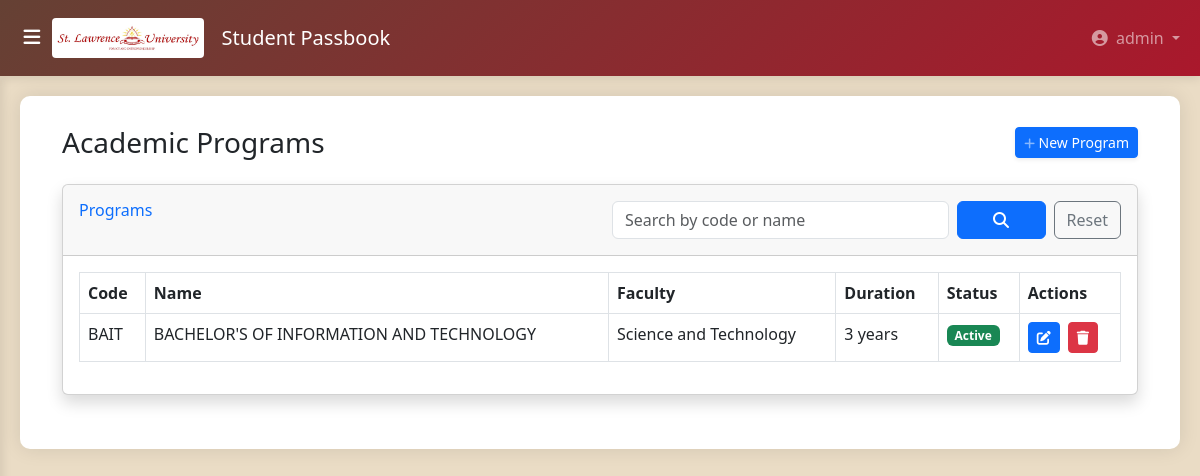
/passbook/programs/ (signed in), run on the app's committed database.
### accounts/models.py (models this page shows, shortened)
class User(AbstractUser):
    USER_TYPE_CHOICES = (
        ('sysadmin', 'System Administrator'),
        ('student', 'Student'),
        ('dean_of_students', 'Dean of Students'),
        ('finance_director', 'Finance Director'),
        ('academic_registrar', 'Academic Registrar'),
        ('head_of_department', 'Head of Department'),
        ('faculty_dean', 'Faculty Dean'),
        ('medical_officer', 'Medical Officer'),
        ('nche_officer', 'NCHE Officer'),
        ('lecturer', 'Lecturer'),  # Keep if needed
    )
    user_type = models.CharField(max_length=20, choices=USER_TYPE_CHOICES)
    phone_number = models.CharField(max_length=15, unique=True, blank=True, null=True)
    @property
    def is_sysadmin(self):
        return self.user_type == 'sysadmin'
    @property
    def is_student(self):
        return self.user_type == 'student'
    @property
    def is_dean_of_students(self):
        return self.user_type == 'dean_of_students'
    @property
    def is_finance_director(self):
        return self.user_type == 'finance_director'
    @property
    def is_academic_registrar(self):
        return self.user_type == 'academic_registrar'
    @property
    def is_head_of_department(self):
        return self.user_type == 'head_of_department'
    @property
    def is_medical_officer(self):
        return self.user_type == 'medical_officer'
    @property
    def is_nche_officer(self):
        return self.user_type == 'nche_officer'
    groups = models.ManyToManyField(
        'auth.Group',
        related_name="accounts_user_groups",
        blank=True,
    )
    user_permissions = models.ManyToManyField(
        'auth.Permission',
        related_name="accounts_user_permissions",
        blank=True,
    )

### pass_book/models.py (models this page shows, shortened)
class Program(models.Model):
    code = models.CharField(
        max_length=10,
        unique=True,
        help_text="Program code (e.g., BSCS)"
    )
    name = models.CharField(max_length=200)
    description = models.TextField(blank=True, null=True)
    duration = models.IntegerField(help_text="Duration in years")
    faculty = models.CharField(max_length=100)
    is_active = models.BooleanField(default=True)

### pass_book/views.py (the view)
# urls.py: path('programs/', views.ProgramListView.as_view(), name='program_list'),
class ProgramListView(LoginRequiredMixin, ListView):
    model = Program
    template_name = 'student_registration/program_list.html'
    context_object_name = 'programs'
    paginate_by = 25
    def get_queryset(self):
        queryset = Program.objects.all()
        search_query = self.request.GET.get('q', '').strip()
        if search_query:
            queryset = queryset.filter(
                Q(code__icontains=search_query) | Q(name__icontains=search_query)
            )
        return queryset.order_by('code')

### templates/student_registration/program_list.html (shortened to what this page needs)
{% extends 'student_registration/base.html' %}
{% load static %}
{% block content %}
<div class="container-fluid">
    <div class="d-sm-flex align-items-center justify-content-between mb-4">
        <h1 class="h3 mb-0 text-gray-800">Academic Programs</h1>
        <a href="{% url 'pass_book:program_create' %}" class="d-none d-sm-inline-block btn btn-sm btn-primary shadow-sm">
             New Program
        </a>
    </div>
    <div class="card shadow mb-4">
        <div class="card-header py-3">
            <div class="row">
                <div class="col-md-6">
                    <h6 class="m-0 font-weight-bold text-primary">Programs</h6>
                </div>
                <div class="col-md-6">
                    <form method="get" class="row g-2">
                        <div class="col-md-8">
                            <input
                                type="text"
                                name="q"
                                class="form-control"
                                placeholder="Search by code or name"
                                value="{{ request.GET.q }}"
                            >
                        </div>
                        <div class="col-md-4 d-flex">
                            <button type="submit" class="btn btn-primary me-2 w-100">
                                <i class="fas fa-search"></i>
                            </button>
                            <a href="{% url 'pass_book:program_list' %}" class="btn btn-outline-secondary d-none d-md-inline-block">
                                Reset
                            </a>
                        </div>
                    </form>
                </div>
            </div>
        </div>
        <div class="card-body">
            {% if programs %}
                <div class="table-responsive">
                    <table class="table table-bordered" id="dataTable" width="100%" cellspacing="0">
                        <thead>
                            <tr>
                                <th>Code</th>
                                <th>Name</th>
                                <th>Faculty</th>
                                <th>Duration</th>
                                <th>Status</th>
                                <th>Actions</th>
                            </tr>
                        </thead>
                        <tbody>
                            {% for program in programs %}
                                <tr>
                                    <td>{{ program.code }}</td>
                                    <td>{{ program.name }}</td>
                                    <td>{{ program.faculty }}</td>
                                    <td>{{ program.duration }} years</td>
                                    <td>
                                        {% if program.is_active %}
                                            <span class="badge bg-success">Active</span>
                                        {% else %}
                                            <span class="badge bg-secondary">Inactive</span>
                                        {% endif %}
                                    </td>
                                    <td>
                                        <div class="d-flex">
                                            <a href="{% url 'pass_book:program_update' program.pk %}" class="btn btn-sm btn-primary me-2">
                                                <i class="fas fa-edit"></i>
                                            </a>
                                            <a href="{% url 'pass_book:program_delete' program.pk %}" class="btn btn-sm btn-danger">
                                                <i class="fas fa-trash"></i>
                                            </a>
                                        </div>
                                    </td>
                                </tr>
                            {% endfor %}
                        </tbody>
                    </table>
                </div>
            {% else %}
                <div class="alert alert-info">
                    No programs found. <a href="{% url 'pass_book:program_create' %}">Create a new program</a>.
                </div>
            {% endif %}
        </div>
    </div>
</div>
{% endblock %}

### templates/student_registration/base.html (shortened to what this page needs)
<!DOCTYPE html>
<html lang="en">
<head>
    <link href="https://cdnjs.cloudflare.com/ajax/libs/bootstrap/5.3.0/css/bootstrap.min.css" rel="stylesheet">
    <link href="https://cdnjs.cloudflare.com/ajax/libs/font-awesome/6.5.0/css/all.min.css" rel="stylesheet">
    <link href="https://cdn.jsdelivr.net/npm/bootstrap-icons@1.11.1/font/bootstrap-icons.css" rel="stylesheet">
</head>
<body>
    <nav class="navbar navbar-expand-lg navbar-dark navbar-custom">
        <div class="container-fluid">
            <button id="sidebarToggle" class="d-flex align-items-center justify-content-center">
                <i class="fas fa-bars"></i>
            </button>
           <a class="navbar-brand mx-auto mx-lg-0" href="{% url 'pass_book:dashboard' %}">
                <div class="logo-container">
                    <img alt="SLAU Logo" class="logo">
                    <span class="ms-2">Student Passbook</span>
                </div>
            </a>
            <div class="collapse navbar-collapse" id="navbarNav">
                <ul class="navbar-nav ms-auto">
                    <li class="nav-item dropdown">
                        <a class="nav-link dropdown-toggle" href="#" id="navbarDropdown" role="button" data-bs-toggle="dropdown">
                            <i class="fas fa-user-circle me-1"></i>
                            {{ user.username|default:"User" }}
                        </a>
                    </li>
                </ul>
            </div>
        </div>
    </nav>
    <div class="container-fluid" id="main-content">
        <div class="content-wrapper">
            {% block content %}{% endblock %}
        </div>
    </div>
</body>
</html>

### templates/student_registration/base.html (style rules this page uses)
:root { --primary-color: #654134; --secondary-color: #aa182c; --success-color: #27ae60; --warning-color: #d5ba8c; --danger-color: #be2032; --light-bg: #eadcc5; --white: #ffffff; --sidebar-width: 250px; --navbar-height: 76px; }
body { background-color: var(--light-bg); font-family: 'Segoe UI', Tahoma, Geneva, Verdana, sans-serif; padding-top: var(--navbar-height); overflow-x: hidden; }
.navbar-custom { background: linear-gradient(135deg, var(--primary-color), var(--secondary-color)); box-shadow: 0 2px 10px rgba(0,0,0,0.1); position: fixed; top: 0; left: 0; right: 0; width: 100%; z-index: 1030; height: var(--navbar-height); }
.navbar-brand { display: flex; align-items: center; }
.logo-container { display: flex; align-items: center; }
.logo { height: 40px; width: auto; margin-right: 10px; border-radius: 4px; }
#main-content { margin-left: 0; transition: margin-left 0.3s ease; width: 100%; min-height: calc(100vh - var(--navbar-height)); padding: 0; overflow-x: hidden; }
.content-wrapper { background-color: var(--white); border-radius: 10px; box-shadow: 0 0 20px rgba(0,0,0,0.1); padding: 30px; margin: 20px; max-width: 100%; box-sizing: border-box; }
#sidebarToggle { color: var(--white); border: none; font-size: 1.2rem; background: transparent; cursor: pointer; transition: all 0.3s ease; width: 40px; height: 40px; border-radius: 50%; display: flex; align-items: center; justify-content: center; }
@media (min-width: 1200px) { .content-wrapper { max-width: calc(100vw - 40px); } }
.table-responsive { overflow-x: auto; -webkit-overflow-scrolling: touch; }
* { box-sizing: border-box; }
html, body { max-width: 100%; overflow-x: hidden; }

### data on the page
User: username "admin"
Program: code "BAIT", name "BACHELOR'S OF INFORMATION AND TECHNOLOGY", faculty "Science and Technology", duration "3", is_active "Active"
